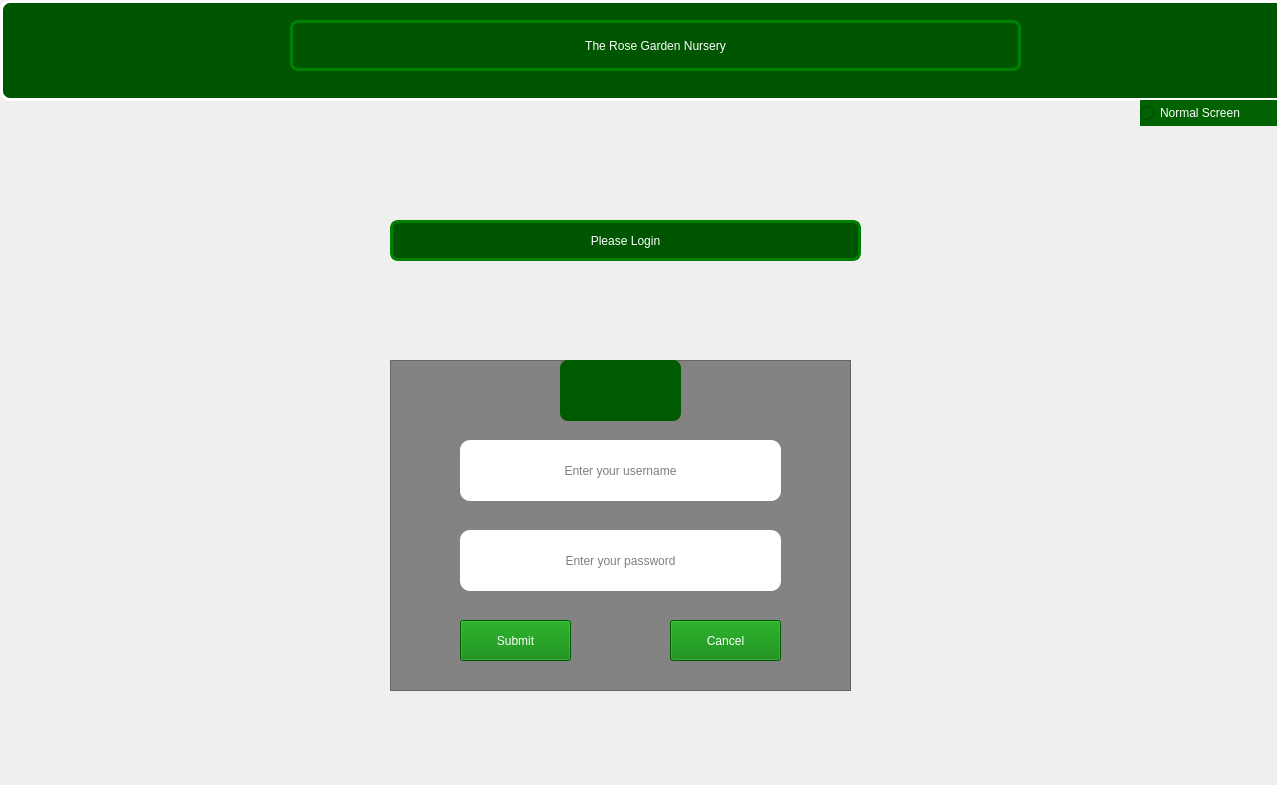
<?xml version="1.0" encoding="UTF-8"?>
<ui version="4.0">
 <class>UserLogin</class>
 <widget class="QDialog" name="UserLogin">
  <property name="geometry">
   <rect>
    <x>0</x>
    <y>0</y>
    <width>1277</width>
    <height>785</height>
   </rect>
  </property>
  <property name="windowTitle">
   <string>v1.0</string>
  </property>
  <property name="styleSheet">
   <string notr="true">QDialog{

	background-image: url(:/images/RGS16.jpg);
}</string>
  </property>
  <widget class="QLabel" name="label_2">
   <property name="enabled">
    <bool>false</bool>
   </property>
   <property name="geometry">
    <rect>
     <x>0</x>
     <y>0</y>
     <width>16777215</width>
     <height>101</height>
    </rect>
   </property>
   <property name="maximumSize">
    <size>
     <width>16777215</width>
     <height>101</height>
    </size>
   </property>
   <property name="styleSheet">
    <string notr="true">  QLabel {
  background-color: rgb(0, 85, 0);
  border:3px solid white;
  border-radius: 10px;
  padding: 0 10px;
  
}</string>
   </property>
   <property name="text">
    <string/>
   </property>
  </widget>
  <widget class="QPushButton" name="pushButton">
   <property name="geometry">
    <rect>
     <x>290</x>
     <y>20</y>
     <width>731</width>
     <height>51</height>
    </rect>
   </property>
   <property name="styleSheet">
    <string notr="true">
QPushButton{
                    color: rgb(255, 255, 255);
                    border:3px solid green;
                    border-radius: 8px;
                    padding: 0 8px;
   
                    font: 700 13pt ;

}

 </string>
   </property>
   <property name="text">
    <string>The Rose Garden Nursery</string>
   </property>
  </widget>
  <widget class="QPushButton" name="pushButton_2">
   <property name="geometry">
    <rect>
     <x>390</x>
     <y>220</y>
     <width>471</width>
     <height>41</height>
    </rect>
   </property>
   <property name="styleSheet">
    <string notr="true">
QPushButton{
                    color: rgb(255, 255, 255);
                    border:3px solid green;
                    border-radius: 8px;
                    padding: 0 8px;
                    background-color: rgb(0, 85, 0);
                    font: 600 11pt ;

}

 </string>
   </property>
   <property name="text">
    <string>Please Login</string>
   </property>
  </widget>
  <widget class="QFrame" name="frame">
   <property name="geometry">
    <rect>
     <x>390</x>
     <y>360</y>
     <width>461</width>
     <height>331</height>
    </rect>
   </property>
   <property name="styleSheet">
    <string notr="true">
QFrame{
border-color:3px solid  rgb(0, 0, 0);
background-color: rgb(131, 131, 131);   
background-image: url(:/images/RGS10.jpg);


}</string>
   </property>
   <property name="frameShape">
    <enum>QFrame::StyledPanel</enum>
   </property>
   <property name="frameShadow">
    <enum>QFrame::Raised</enum>
   </property>
   <widget class="QPushButton" name="pushButton_4">
    <property name="geometry">
     <rect>
      <x>170</x>
      <y>0</y>
      <width>121</width>
      <height>61</height>
     </rect>
    </property>
    <property name="styleSheet">
     <string notr="true">
QPushButton{
                    color: rgb(255, 255, 255);
                    border:0px solid green;
                    border-radius: 8px;
                    padding: 0 8px;
                    background-color: rgb(0, 90, 0);
                    font: 600 11pt ;

}

 </string>
    </property>
    <property name="text">
     <string/>
    </property>
    <property name="icon">
     <iconset resource="resource.qrc">
      <normaloff>:/images/user.png</normaloff>:/images/user.png</iconset>
    </property>
    <property name="iconSize">
     <size>
      <width>45</width>
      <height>45</height>
     </size>
    </property>
   </widget>
   <widget class="QLineEdit" name="lineEdit_username">
    <property name="geometry">
     <rect>
      <x>70</x>
      <y>80</y>
      <width>321</width>
      <height>61</height>
     </rect>
    </property>
    <property name="styleSheet">
     <string notr="true">  QLineEdit {
 border-color: 3px solid rgb(0, 0, 0);
  
  border-radius: 10px;
  padding: 12px 12px;
  background: rgb(255, 255, 255);
  font: 700 12pt ;
  color: rgb(0, 0, 0);;
} </string>
    </property>
    <property name="echoMode">
     <enum>QLineEdit::Normal</enum>
    </property>
    <property name="alignment">
     <set>Qt::AlignCenter</set>
    </property>
    <property name="placeholderText">
     <string>Enter your username</string>
    </property>
   </widget>
   <widget class="QLineEdit" name="lineEdit_password">
    <property name="geometry">
     <rect>
      <x>70</x>
      <y>170</y>
      <width>321</width>
      <height>61</height>
     </rect>
    </property>
    <property name="styleSheet">
     <string notr="true">   QLineEdit {
 border-color: 3px solid rgb(0, 0, 0);
  
  border-radius: 10px;
  padding: 12px 12px;
  background: rgb(255, 255, 255);
  font: 700 12pt ;
  color: rgb(0, 0, 0);;
} </string>
    </property>
    <property name="echoMode">
     <enum>QLineEdit::Password</enum>
    </property>
    <property name="alignment">
     <set>Qt::AlignCenter</set>
    </property>
    <property name="placeholderText">
     <string>Enter your password</string>
    </property>
   </widget>
   <widget class="QPushButton" name="pushButton_login">
    <property name="geometry">
     <rect>
      <x>70</x>
      <y>260</y>
      <width>111</width>
      <height>41</height>
     </rect>
    </property>
    <property name="styleSheet">
     <string notr="true">  


 QPushButton {
 
  background: green;
 font: 700 12pt ;
 color: rgb(255, 255, 255);
   
}</string>
    </property>
    <property name="text">
     <string>Submit</string>
    </property>
   </widget>
   <widget class="QPushButton" name="pushButton_login_3">
    <property name="geometry">
     <rect>
      <x>280</x>
      <y>260</y>
      <width>111</width>
      <height>41</height>
     </rect>
    </property>
    <property name="styleSheet">
     <string notr="true">   


 QPushButton {
 
  background: green;
 font: 700 12pt ;
 color: rgb(255, 255, 255);
   
}</string>
    </property>
    <property name="text">
     <string>Cancel</string>
    </property>
   </widget>
  </widget>
  <widget class="QRadioButton" name="radioButton">
   <property name="geometry">
    <rect>
     <x>1140</x>
     <y>100</y>
     <width>16777215</width>
     <height>26</height>
    </rect>
   </property>
   <property name="styleSheet">
    <string notr="true">QRadioButton{
	background-color: rgb(0, 98, 0);
    color: rgb(255, 255, 255);

}</string>
   </property>
   <property name="text">
    <string>Normal Screen</string>
   </property>
  </widget>
 </widget>
 <resources>
  <include location="resource.qrc"/>
 </resources>
 <connections>
  <connection>
   <sender>radioButton</sender>
   <signal>clicked()</signal>
   <receiver>UserLogin</receiver>
   <slot>showNormal()</slot>
   <hints>
    <hint type="sourcelabel">
     <x>1204</x>
     <y>119</y>
    </hint>
    <hint type="destinationlabel">
     <x>1211</x>
     <y>217</y>
    </hint>
   </hints>
  </connection>
 </connections>
</ui>
